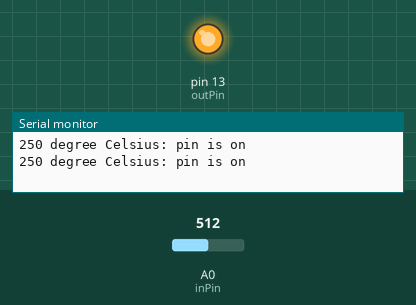
A sketch run on a simulated Arduino Uno, built with avr-gcc and run on an emulated ATmega328P. Parts: output pins drawn as LEDs (lit = HIGH), the last lines printed to the serial monitor. Inputs (shaded band) come from the test bench; at power-on: A0 (inPin) = 512.

Above: at 1.8 s.
1.9 s: A0 (inPin) set to 65
3.4 s: A0 (inPin) set to 53
At 4.7 s:
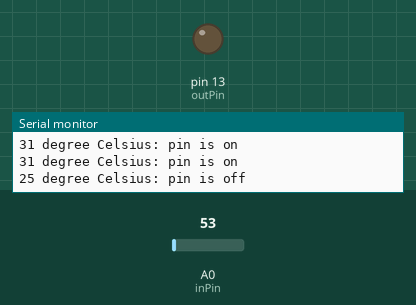
5.5 s: A0 (inPin) set to 122
At 7.2 s:
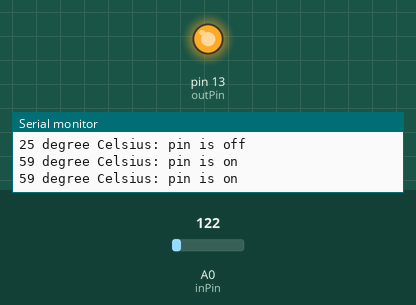
7.5 s: A0 (inPin) set to 18
At 9.0 s:
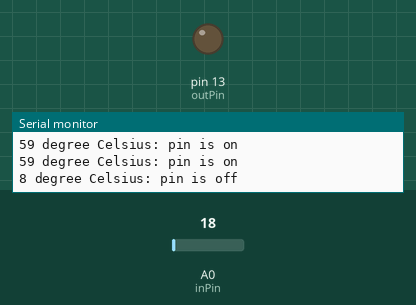
Timing chart, 0 to 10.5 s (numbered marks = the images above; inputs shaded):
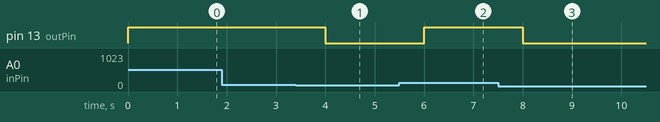

The sketch:

LM35_2.ino
```cpp
const int inPin = 0;   // sensor connected to this analog pin
const int outPin = 13;    // digital output pin

const int threshold = 28;    // the degress celsius that will trigger the output pin

void setup() {
  Serial.begin(9600);
  pinMode(outPin, OUTPUT);

}

void loop() {
  int value = analogRead(inPin);
  long celsius = ( value*500L) / 1024;    // 10mV per degree c, see text
  Serial.print(celsius);
  Serial.print(" degree Celsius: ");
  if( celsius > threshold )
  {
    digitalWrite(outPin, HIGH);
    Serial.println("pin is on");
  }
  else
  {
    digitalWrite(outPin, LOW);
    Serial.println("pin is off");
  }

  delay(1000);    // wait for one second

}
```

Measured:
- the behaviour switches between 60 and 59 on A0 (inPin) (found by bisection; images 0 and 1)
- after the input at 3.4 s, pin 13 (outPin): HIGH → LOW after 0.60 s
- after the input at 5.5 s, pin 13 (outPin): LOW → HIGH after 0.50 s
- after the input at 7.5 s, pin 13 (outPin): HIGH → LOW after 0.50 s
